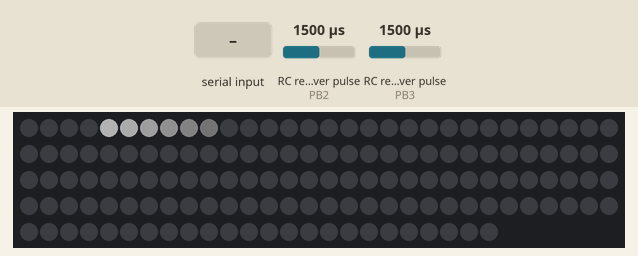
Bench run of a sketch on a simulated ATtiny85, built for the host (arithmetic inside an expression is 32-bit, double 64-bit). Parts: 144 RGB LEDs in strip order, left to right, continuing on the next row. Wiring (inferred from the names in the program): 2 × RC receiver channel: data PB2 / data PB3. The test bench sets the inputs (shaded band); at power-on: RC receiver pulse (sensors on PB2, PB3) 1500 µs. Dim RGB values are drawn brighter than linear; what the sketch prints to the serial monitor is not drawn.

Above: at 1.2 s.
1.3 s: "w" received over Serial
2.8 s: "q" received over Serial
Timing chart, 0 to 5.8 s (numbered marks = the images above; inputs shaded):
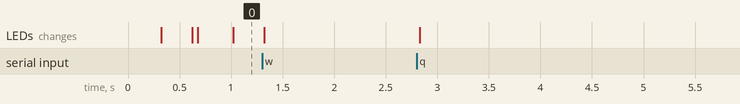

The sketch:

test_econder_2panasonicPM45_DotStart_stripLED_v1.ino
```cpp
/*
 * CIRCUIT
 *
 *                  O
 * [________________A________________________]
 *
 *  left                                right
 *  reset                               reset
 *
 *                                    encoder
 *                            strip frist LED
 *
 *
 * Component:
 * - 1x Arduino micro;
 * - 1x Bourns optical relative encoder ();
 * - 2x Panasonic PM45 optical switch;
 * - 1x Adafruit NeoPixels 60LED/m strip;
 * - 1x LED 5V power supply;
 * - 1x 470 ohm resistor;
 * - 1x 1000µF 6.1V electrolitic cap;
 *
 * Connect:
 * - Arduino pin 2 to encoder CHA (this rail has a physical 10K pullup resistor - green cable);
 * - Arduino pin 3 to encoder CHB (this rail has a physical 10K pullup resistor - yellow cable);
 * - Arduino pin 6 to the right Panasonic PM45 white cable (no physical pullup resistor)
 * - Arduino pin 7 to the left Panasonic PM45 white cable (no physical pullup resistor);
 * - Arduino pin 9 to the NeoPixels LED strip DIN pin via a 470 Ohm resistor;
 * - Arduino GND pin to encoder GND (white cable),
 * - Arduino GND pin to Panasonics PM45 blue cable,
 * - Arduino GND pin to NeoPixels GND;
 * - Arduino 5V pin to encoder 5V (red cable),
 * - Arduino 5V pin to Panasonics PM45 brown cable;
 * - power supply GND to NeoPixel strip GND pin (also the Arduino GND);
 * - power supply 5V to NeoPixel strip 5V pin;
 * - put the cap between power supply GND and 5V rails;
 *
 * I'm using an Arduino Micro
 * which has interrupts on pins 2, 3, 7 (also pins 0 and 1 use interrupt but they are dedicated to serial comm)
 * Note: On Arduino Micro pin 2 and 3 are on port D on position 1 and 0 respectively (see decoding snippet)
 *
*/

// 2020-08-27 - discard the debounce objects because we are not using mechanical
// switch anymore so we don't need to do debounce

#define bToVVVV false

// debug info about the Panasonic optical switches
#define DEBUG_RESET true
// debug info about the encoder, leds, scales and state machine
#define DEBUG_CARRIAGE true


// ENCODER STUFF

// On Arduino Micro digital pins 2 and 3 (interrupt # 1 and 0 respectively)
// are on the same port (which is port D). These pins are on position 1 and 0 of the port
#define CHA 2
#define CHB 3

volatile byte bCurrent = 0;
volatile byte bPrevious = 0;
volatile long integrator = 0;
volatile long prevIntegrator = 0;

volatile enum STATE {
  ENC_IDLE,
  ENC_CW,
  ENC_CCW
} status;

// we know the Bourns  encoder has 100 counts per shaft turn
// but we are incrementing the counter each time we have a new
// CHA and CHB configuration so 4 counts each quadrature cycle.
// This way we have 100 * 4 = 400 counts per shaft turn.
#define TOTALSTEPSPERROTATION 400

// from the moment we use so many different scales
// whose the carriage movement must ne mapped to, we
// must define some MACRO here
#define MAX_MM 100 // travel lenght if the carriage in mm
#define MAX_STEPS 1791 // travel lenght expressed in encoder steps


// RESETS STUFF
bool USE_RESET_L = true;
bool USE_RESET_R = true;
#define RESET_L   7
#define RESET_R   6


typedef struct {
  int pin;
  bool curr = false;
  bool prev = false;
} reset;

reset resetL;
reset resetR;


/*
#include "ButtonDebounce.h"
// (ButtonDebounce Library is written and maintained
// by Maykon L. Capellari <maykonluiscapellari@gmail.com>
// https://github.com/maykon/ButtonDebounce
#define DEBOUNCE_TIME 50

ButtonDebounce reset_left(RESET_L, DEBOUNCE_TIME);
ButtonDebounce reset_right(RESET_R, DEBOUNCE_TIME);


void reset_left_cb(int state){
  if( !state )
  {
    integrator = 0; // TODO: change here
    if( DEBUG ) {
      Serial.print("LEFT RESET touched - ");
      Serial.print("integrator = ");
      Serial.print(integrator);
      Serial.println(";");
    }
  }
}

void reset_right_cb(int state){
  if( !state )
  {
    integrator = 1024; // TODO: change here
    if( DEBUG ) {
      Serial.print("RIGHT RESET touched - ");
      Serial.print("integrator = ");
      Serial.print(integrator);
      Serial.println(";");
    }
  }
}
*/

// LED STUFF

#include "Adafruit_DotStar.h"
// Because conditional #includes don't work w/Arduino sketches...
#include <SPI.h>         // COMMENT OUT THIS LINE FOR GEMMA OR TRINKET
//#include <avr/power.h> // ENABLE THIS LINE FOR GEMMA OR TRINKET

// How many NeoPixels are attached to the Arduino?
#define NUMPIXELS 144 // TODO: change here according to your number of LEDs in the strip

// Here's how to control the LEDs from any two pins:
#define DATAPIN    9 // (green cable)
#define CLOCKPIN   8 // (yellow cable)
Adafruit_DotStar strip = Adafruit_DotStar(NUMPIXELS, DATAPIN, CLOCKPIN, DOTSTAR_BRG);
// The last parameter is optional -- this is the color data order of the
// DotStar strip, which has changed over time in different production runs.
// Your code just uses R,G,B colors, the library then reassigns as needed.
// Default is DOTSTAR_BRG, so change this if you have an earlier strip.

// Hardware SPI is a little faster, but must be wired to specific pins
// (Arduino Uno = pin 11 for data, 13 for clock, other boards are different).
//Adafruit_DotStar strip = Adafruit_DotStar(NUMPIXELS, DOTSTAR_BRG);

#define MAXBRIGHTNESS 0.2

// CARRIAGE STUFF
#include "Carriage.h"
Carriage carriage;


// SETUP /////////////////////////////////////////////////////////////
void setup()
{
  Serial.begin(9600);
  while(!Serial) {delay(1);};
  //Serial.println("here I'm");

  // ENCODER STUFF
  pinMode(CHA,   INPUT_PULLUP );
  pinMode(CHB,   INPUT_PULLUP );
  attachInterrupt(digitalPinToInterrupt(CHA),   ISR_chA,   CHANGE);
  attachInterrupt(digitalPinToInterrupt(CHB),   ISR_chB,   CHANGE);

  // RESETs STUFF
  resetL.pin = RESET_L;
  resetR.pin = RESET_R;

  pinMode(resetL.pin, INPUT_PULLUP);
  pinMode(resetR.pin, INPUT_PULLUP);

  //reset_left.setCallback( reset_left_cb );
  //reset_right.setCallback( reset_right_cb );

	carriage.init(&strip, 3);
}


// LOOP //////////////////////////////////////////////////////////////
void loop()
{

  // serial data
  getSerialData();


  // RESETs STUFF
  //reset_left.update();
  //reset_right.update();

  /*
  if( USE_RESET_L ) {
    resetL.curr = digitalRead( resetL.pin );
    if( resetL.curr != resetL.prev) {
      resetL.prev = resetL.curr;
      integrator = MAX_STEPS;
      if( !resetL.curr ) {
        Serial.println("Reset L touched");
      } else {
        Serial.println("Reset L released");
      }
    }
  }

  if( USE_RESET_R ) {
    resetR.curr = digitalRead( resetR.pin );
    if( resetR.curr != resetR.prev) {
      resetR.prev = resetR.curr;
      integrator = 0;
      if( !resetR.curr ) {
        if( DEBUG_RESET )
          Serial.println("Reset R touched");
      } else {
        if( DEBUG_RESET )
          Serial.println("Reset R released");
      }
    }
  }

  if( !resetL.curr ) {
    integrator = MAX_STEPS;
  }

  if( !resetR.curr ) {
    integrator = 0;
  }
  */

	carriage.update();


	//where the maιc happens (so to say)
	if( integrator != prevIntegrator ) {
		// if we are here it means encoder is on a new position
		// It's time to notify the LED manager (carriage)
		carriage.setPos( (integrator*1.0) / MAX_STEPS );
		// an also to notify VVVV
		if( bToVVVV ) {
			// for the moment I'm sending a value between 0-100
			// change her if you want to send different normalized value.
			Serial.println( (integrator*100.0) / MAX_STEPS );
		}
		// eventually update the old integrator
		prevIntegrator = integrator;

    Serial.print("raw: ");
    Serial.print( integrator );
    carriage.debug();
	}

  delay( 1 );
}

// OTHER STUFF ///////////////////////////////////////////////////////
void ISR_chA()
{
  bCurrent = (PIND & B00000011)>>0;
  decode();
}

void ISR_chB()
{
  bCurrent = (PIND & B00000011)>>0;
  decode();
}

/*
 * Questa funzione incrementa la variabile 'volatile'
 * ogni nuovo passaggio tra le quadrature.
 */
void decode()
{
  // encoder stuff
  if( bCurrent != bPrevious )
  {
    if(
        ( bCurrent == 2 && bPrevious == 0 ) ||
        ( bCurrent == 3 && bPrevious == 2 ) ||
        ( bCurrent == 1 && bPrevious == 3 ) ||
        ( bCurrent == 0 && bPrevious == 1 )
      )
    {
      status = ENC_CW;
      integrator ++;

    }
    else if(
        ( bCurrent == 1 && bPrevious == 0 ) ||
        ( bCurrent == 3 && bPrevious == 1 ) ||
        ( bCurrent == 2 && bPrevious == 3 ) ||
        ( bCurrent == 0 && bPrevious == 2 )
      )
    {
      status = ENC_CCW;
      integrator --;
    }
    bPrevious = bCurrent;
  }

  // TODO: probably this "normalization will not be used in final application
  // Here we are not working with a rotating cirlce but with a linear movement
  // which is made up with more than a complete rotation of the encoder shaft.

  // Turn a bipolar signal between -400 and 400
  // to a signal which is unipolar going from 0 to 400;
  if( integrator < 0)
    integrator = TOTALSTEPSPERROTATION + integrator;
}


void getSerialData()
{
  if(Serial.available())
  {
    // Read user input and trigger appropriate function
    char user_input = Serial.read();

      if(user_input == 'q' )
      {
        // reset left
        integrator = 0;
      }
      else if( user_input == 'w' )
      {
        // reset right
        integrator = 2000;
      }
      else
      {
        //Serial.println("Invalid option entered.");
      }
  }
}
```

Animator_Sine.cpp
```cpp
#include "Animator_Sine.h"

void Animator_Sine::init( float _freq, float _phase )
{
  freq = _freq>0.0?_freq:1;
  phase = abs(int(_phase))%(int(2*PI));
  //phase = 0.0;
  // At the beginning 't0' and 't' are equal.
  t0 = t = (millis() * 0.001);
  dt = t - t0;
}

void Animator_Sine::update()
{
  t = (millis() * 0.001);
  dt = t - t0;
  y = sin( phase + 2*PI*freq*dt );
  y = (y+1)*0.5;
}

void Animator_Sine::changeFreq( float _freq )
{
  // calculate the phase for the
  // upcoming sinusoid
  t = (millis() * 0.001);
  dt = t - t0;
  phase = phase + 2*PI*freq*dt;
  phase = int(phase) % int(2*PI);
  // define the new 't0' which is the
  // new reference for counting time
  t0 = t;
  // Finally, set the new frequency
  freq = _freq;
}

// TODO: add a function here to reset the phase
// or, put it in other terms, reset the sine to make
// it restart from the beginning
void Animator_Sine::reset()
{
  t0 = (millis() * 0.001);
  phase = PI * 0.5;
}

float Animator_Sine::getY()
{
  return y;
}
```

Animator_Sine.h
```cpp
/*
  Animator Sine
  Nicola Ariutti
  2020/06/16

  added a "reset phase" function
*/

#ifndef ANIMATOR_SINE_H
#define ANIMATOR_SINE_H

#include "Arduino.h"

class Animator_Sine
{
  private:
    float freq;
    float phase;
    float t, t0, dt;
    float y;
  public:
    Animator_Sine() {};
    ~Animator_Sine() {};

    void init(float _freq, float _phase);
    void update();
    void changeFreq(float _freq);
    void reset();
    float getY();
};

#endif
```

ButtonDebounce.cpp
```cpp
#include "Arduino.h"
#include "ButtonDebounce.h"

ButtonDebounce::ButtonDebounce(int pin, unsigned long delay){
  pinMode(pin, INPUT_PULLUP);
  _pin = pin;
  _delay = delay;
  _lastDebounceTime = 0;
  _lastStateBtn = HIGH;
}

bool ButtonDebounce::isTimeToUpdate(){
  return (millis() - _lastDebounceTime) > _delay;
}

void ButtonDebounce::update(){
  if(!isTimeToUpdate()) return;
  _lastDebounceTime = millis();
  int btnState = digitalRead(_pin);
  if(btnState == _lastStateBtn) return;
  _lastStateBtn = btnState;
  if(this->callback) this->callback(_lastStateBtn);
}

int ButtonDebounce::state(){
  return _lastStateBtn;
}

void ButtonDebounce::setCallback(BTN_CALLBACK){
  this->callback = callback;
}
```

ButtonDebounce.h
```cpp
/*
  ButtonDebounce.h - Library for Button Debounce.
  Created by Maykon L. Capellari, September 30, 2017.
  Released into the public domain.
*/
#ifndef ButtonDebounce_h
#define ButtonDebounce_h

#include "Arduino.h"

#define BTN_CALLBACK void (*callback)(int)

class ButtonDebounce{
  private:
    int _pin;
    unsigned long _delay;
    unsigned long _lastDebounceTime;
    int _lastStateBtn;
    BTN_CALLBACK;
    bool isTimeToUpdate();
  public:
    ButtonDebounce(int pin, unsigned long delay);
    void update();
    int state();
    void setCallback(BTN_CALLBACK);
};

#endif
```

Carriage.cpp
```cpp
#include "Carriage.h"

void Carriage::init( Adafruit_DotStar *_strip, int _halfMask )
{
	strip = _strip;
	HALFMASK = _halfMask;

	// fill the lookup table
	for(int i=0; i<SIDELOBE; i++) {
		int x = i+1;
		lookup[i] = 0.5 * (cos ( (PI*x)/SIDELOBE ) + 1 );
		lookup[i] = lookup[i]*lookup[i];
	}
	nLeds = strip->numPixels();

	// LED STUFF
  strip->begin(); // Initialize NeoPixel strip object (REQUIRED)
  // set every pixel to sleep
  for(uint8_t i=0; i< nLeds; i++) {
    strip->setPixelColor(i, 0x00, 0x00, 0x00);
  }
  strip->show();  // Initialize all pixels to 'off'

	arsine = new Animator_Sine();
  arsine->init(1, 0.0);
}


void Carriage::update()
{
	if( status == STANDBY )
	{
		arsine->update();
    float y = arsine->getY();
		y = y * y;

		lightLEDs( y );

	}
	else if( status == FOLLOW )
	{
		if( millis() - prevTime > TIMETOWAIT) {
			// it means nobady has moved the carriage for a while
			// so we should go into a standby status
			status = STANDBY;
      arsine->reset();
			return;
		}

		lightLEDs( 1.0 );
	}


}


// A function to light up the LEDs which is called both
// in STANDBY and FOLLOW state of the carriage STATE MACHINE.
// It wants only an overall multiplier for the light value.
// This value can be a variable one or a fixed one
// accordine to the wanted light animation.
void Carriage::lightLEDs( float _variableIntensity )
{
	float vi = _variableIntensity;
	byte color;
	for(int i=0; i<nLeds; i++) {
		int distance = abs(i-ledPos);

		if(distance <= HALFMASK ) {
			color = 255.0 * vi * MASKLIGHTLVL;
		}
		else if( distance <= HALFMASK + SIDELOBE ) {
			color = lookup[distance-1-HALFMASK] * 255.0 * vi * MAXLIGHTLVL;
		}
		else {
			color = 0;
		}
		strip->setPixelColor(i, color, color, color);
	}
	strip->show();
}


void Carriage::setPos( float _normalized_pos )
{
	normalized_pos = _normalized_pos;
  ledPos = int(normalized_pos*nLeds);

  prevTime = millis();
	if( status == STANDBY ) {
		status = FOLLOW;
	}

}

void Carriage::debug()
{
  Serial.print(",\tnormalized Pos:  ");
  Serial.print( normalized_pos );

  Serial.print(",\tLED pos: ");
  Serial.print( ledPos );

  // status info
  Serial.print(",\tSTATUS: ");
  if(status == 0)
    Serial.print("STANDBY");
  else if(status == 1)
    Serial.print("FOLLOW");

  // end of debug print
  Serial.println();
}
```

Carriage.h
```cpp
#ifndef CARRIAGE_H
#define CARRIAGE_H

#include "Arduino.h"
#include "Adafruit_DotStar.h"
#include "Animator_Sine.h"

class Carriage
{
  private:

		float normalized_pos;

		// LED STUFF
		int nLeds;
		// the position of the carriage LEDS relative (between 0 and nLeds)
		int ledPos;

		// must define sidelobe dimension first
		// this is a monolateral dimension.
		// SIDELOBE is
		const int SIDELOBE = 8;
		// nust define also the number of LEDs which are masked below
		// the carriage (it is counterproductive to light up them).
		// Actually, as for SIDELOBE, we are interested in getting
		// half of the masked size.
		// HALFMASK is the number of LED which are aside from the LED pos
		// you don't want to shine at the same brightness of SIDEBOLEs
		int HALFMASK;
		float MASKLIGHTLVL = 0.0;
		float MAXLIGHTLVL  = 1.0;
		// then we declare an array that will work as a lookup table
		// for the squared-raised-cosine figure.
		float* lookup = new float[SIDELOBE];
		Adafruit_DotStar *strip;
		Animator_Sine *arsine;

		// STATE MACHINE STUFF
		enum statuses{
		  STANDBY=0,
		  FOLLOW,
		} status=STANDBY;
		long prevTime;
		long TIMETOWAIT = 5000; // time to wait before moving from FOLLOW to STANDBY


  public:
    Carriage() {};
    ~Carriage() {};

    void init( Adafruit_DotStar *strip, int halfMask );
    void setPos( float _normalized_pos );
		void update();
		void debug();
		void lightLEDs( float variableintensity );
};

#endif
```
